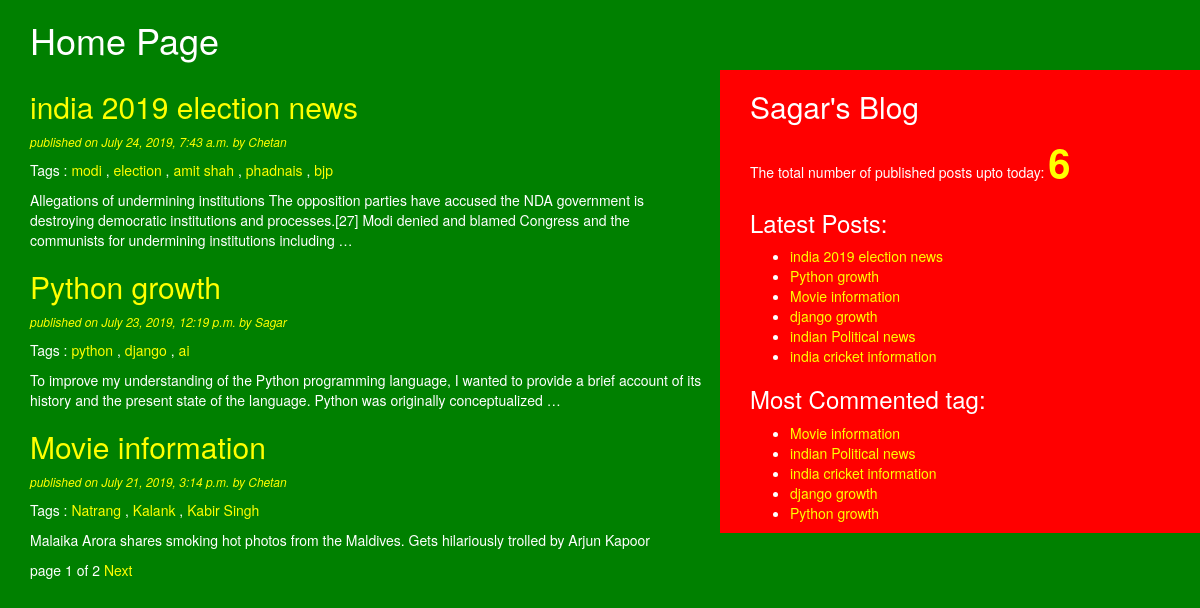
The page / on the database its author committed.
### blog/models.py (models this page shows, shortened)
class Post(models.Model):
    STATUS_CHOICES=(('draft',"Draft"),("published","Published"))
    title=models.CharField(max_length=256)
    slug=models.SlugField(max_length=264,unique_for_date="publish")
    author=models.ForeignKey(User,related_name="blog_posts",on_delete=models.CASCADE)
    body=models.TextField()
    publish=models.DateTimeField(default=timezone.now)
    created=models.DateTimeField(auto_now_add=True)
    updated=models.DateTimeField(auto_now=True)
    status=models.CharField(max_length=10,choices=STATUS_CHOICES,default="draft")
    objects=CustomManager()
    tags=TaggableManager()
    class Meta:
        ordering=("-publish",)
    def get_absolute_url(self):
        return reverse("post_detail",args=[self.publish.year,self.publish.strftime('%m'),self.publish.strftime('%d'),self.slug])

### blog/views.py (the view)
# urls.py: path('', views.post_list_view),
def post_list_view(request,tag_slug=None):
    post_list=Post.objects.all()
    tag=None
    if tag_slug:
        tag=get_object_or_404(Tag,slug=tag_slug)
        post_list=post_list.filter(tags__in=[tag])
    paginator=Paginator(post_list,3)
    page_number=request.GET.get("page")
    try:
        post_list=paginator.page(page_number)
    except PageNotAnInteger:
        post_list=paginator.page(1)
    except EmptyPage:
        post_list=paginator.page(paginator.num_pages)
    return render(request,"blog/post_list.html",{"post_list":post_list,'tag':tag})

### blog/models.py (called while the page is built)
    def get_queryset(self):
        return super().get_queryset().filter(status="published")

### blog/templatetags/blog_tags.py (called while the page is built)
@register.simple_tag(name="my_tag")
def total_posts():
    return Post.objects.count()

@register.inclusion_tag('blog/latest_post.html')
def show_latest_post(count=3):
    latest_post=Post.objects.order_by('-publish')[:count]
    return {'latest_post':latest_post}

@register.simple_tag
def get_most_commented_tag(count=5):
    return Post.objects.annotate(total_comment=Count('comments')).order_by('-total_comment')[:count]

### templates/blog/post_list.html (shortened to what this page needs)
{%extends "blog/base.html" %}
  {%block title_block%}Home Page{%endblock%}
      {%block content_body%}
      {%for post in post_list%}
        <a href="{{post.get_absolute_url}}"><h2>{{post.title}}</h2></a>
        <p id="date">published on {{post.publish}} by {{post.author|title}}</p>
        <p>Tags :
          {%for tag in post.tags.all %}
          <a href="{%url 'post_list_by_tag_name' tag_slug=tag.slug%}">{{tag.name}}</a>
          {%if not forloop.last%}, {%endif%}
          {%endfor%}
        </p>
        {{post.body|truncatewords:30|linebreaks}}
      {%endfor%}
      {%include "blog/pagination.html" with page=post_list%}
      {%endblock%}

### templates/blog/base.html (shortened to what this page needs)
<!DOCTYPE html>
{%load blog_tags%}
{%load staticfiles%}
<html lang="en" dir="ltr">
  <head>
    <link rel="stylesheet" href="https://stackpath.bootstrapcdn.com/bootstrap/3.4.1/css/bootstrap.min.css"
>
    <link rel="stylesheet" href="{%static "css/blog.css" %}">
  </head>
  <body>
    <h1>{%block title_block%} {%endblock%}</h1>
    <div class="container">
      {%block content_body%}
      {%endblock%}
    </div>
    <div class="sidebar">
      <h2>Sagar's Blog</h2>
      <p >The total  number of published posts upto today: <span id="pcount">{%my_tag%}</span></p>
      <h3>Latest Posts:</h3>{%show_latest_post 100%}
      <h3>Most Commented tag:</h3>
      {%get_most_commented_tag as most_commented%}
      <ul>
        {%for post in most_commented %}
        <li><a href="{{post.get_absolute_url}}">{{post.title}}</a></li>
        {%endfor%}
      </ul>
    </div>
  </body>
</html>

### templates/blog/pagination.html (shortened to what this page needs)
<div class="paginator">
  <span>page {{page.number}} of {{page.paginator.num_pages}}</span>
  {%if page.has_next%}
    <a href="?page={{page.next_page_number}}">Next</a>
  {%endif%}
</div>

### templates/blog/latest_post.html
<ul>
  {%for post in latest_post%}
  <li><a href="{{post.get_absolute_url}}">{{post.title}}</a></li>
  {%endfor%}
</ul>

### static/css/blog.css (style rules this page uses)
.container { width: 60%; height: 100%; float: left; padding-left: 30px; background-color: green; color: white; }
.sidebar { width: 40%; height: 100%; float: right; margin-top: 0px; background-color: red; color: white; padding-left: 30px; }
h1 { width: 60%; float: left; padding-left: 30px; background-color: green; color: white; }
body { background-color: green; }
#date { color: yellow; font-size: 12px; font-style: italic; }
a { color: yellow; }
#pcount { font-size: 40px; color: yellow; font-weight: bold;; }

### rows shown on the page
Post: title "india 2019 election news", publish "July 24, 2019, 7:43 a.m.", author "Chetan", body "Allegations of undermining institutions The opposition parties have accused the NDA government is destroying democratic institutions and processes.[27] Modi denied and blamed Congress and the communists for undermining institutions including …"
Tag: name "modi"
Tag: name "election"
Tag: name "amit shah"
Tag: name "phadnais"
Tag: name "bjp"
Post: title "Python growth", publish "July 23, 2019, 12:19 p.m.", author "Sagar", body "To improve my understanding of the Python programming language, I wanted to provide a brief account of its history and the present state of the language. Python was originally conceptualized …"
Tag: name "python"
Tag: name "django"
Tag: name "ai"
Post: title "Movie information", publish "July 21, 2019, 3:14 p.m.", author "Chetan", body "Malaika Arora shares smoking hot photos from the Maldives. Gets hilariously trolled by Arjun Kapoor"
Tag: name "Natrang"
Tag: name "Kalank"
Tag: name "Kabir Singh"
Post: title "django growth"
Post: title "indian Political news"
Post: title "india cricket information"

### other values the page prints
{{ page.number }} "1"
{{ page.paginator.num_pages }} "2"
